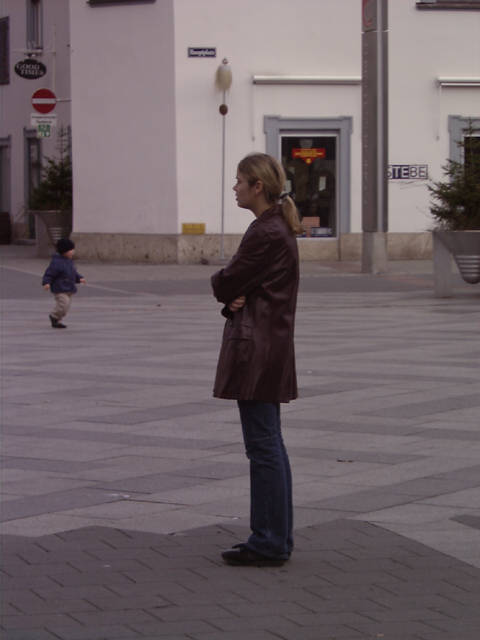
#> input picture pedestrian/pedestrianDet/images/person_010.bmp, 480 x 640 px; its folder holds only this picture in this run
$ python detect1.py --images ../pedestrianDet/images
#> lines starting #> are read from the running program, lines starting #| are printed output that depends on the picture
# -*- coding: utf-8 -*-
"""
Link:
https://www.pyimagesearch.com/2015/11/09/pedestrian-detection-opencv/#
pip install imutils

Description:
Opens images and detects pedestrians in each and corrects for false positives
Displays before and after correction, prints box number difference

RUN:
python detect1.py --images /home/antz/0_samples/pedestrian/pedestrianDet
"""


# import the necessary packages
from __future__ import print_function
from imutils.object_detection import non_max_suppression
from imutils import paths
import numpy as nps
import argparse
import imutils
import cv2

def main():
	# construct the argument parse and parse the arguments
	ap = argparse.ArgumentParser()
	ap.add_argument("-i", "--images", required=True, help="path to images directory")
	args = vars(ap.parse_args())

	# initialize the HOG descriptor/person detector
	hog = cv2.HOGDescriptor()
	hog.setSVMDetector(cv2.HOGDescriptor_getDefaultPeopleDetector())

	# loop over the image paths
	imagePaths = list(paths.list_images(args["images"]))

	for imagePath in imagePaths:
		# load the image and resize it to (1) reduce detection time
		# and (2) improve detection accuracy
		image = cv2.imread(imagePath)
#> image is the input picture: shape (640, 480, 3); mean B, G, R 103.7, 99.5, 111.5
		image = imutils.resize(image, width=min(400, image.shape[1]))
#> image: shape (533, 400, 3)
		orig = image.copy()

		# detect people in the image
		(rects, weights) = hog.detectMultiScale(image, winStride=(4, 4),
			padding=(8, 8), scale=1.05)
#> rects = [[18, 168, 66, 133], [138, 149, 162, 323]]; weights = [0.528, 2.72]

		# draw the original bounding boxes
		for (x, y, w, h) in rects:
			cv2.rectangle(orig, (x, y), (x + w, y + h), (0, 0, 255), 2)
#> this loop made 2 passes
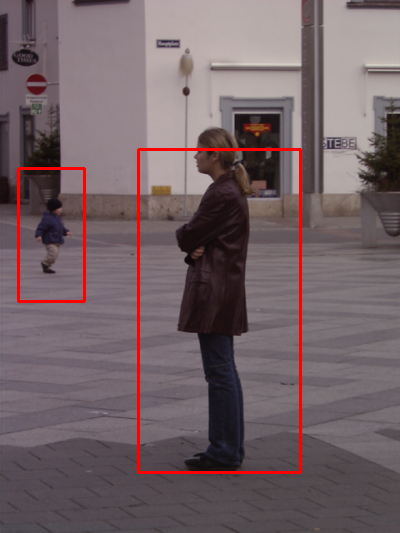
#> orig: shape (533, 400, 3); mean B, G, R 101.8, 97.6, 114.3

		# apply non-maxima suppression to the bounding boxes using a
		# fairly large overlap threshold to try to maintain overlapping
		# boxes that are still people
#> (the run stopped early here; a loop or call above may not have finished)

$ run again, on pedestrian/pedestrianDet/images/person_032.bmp
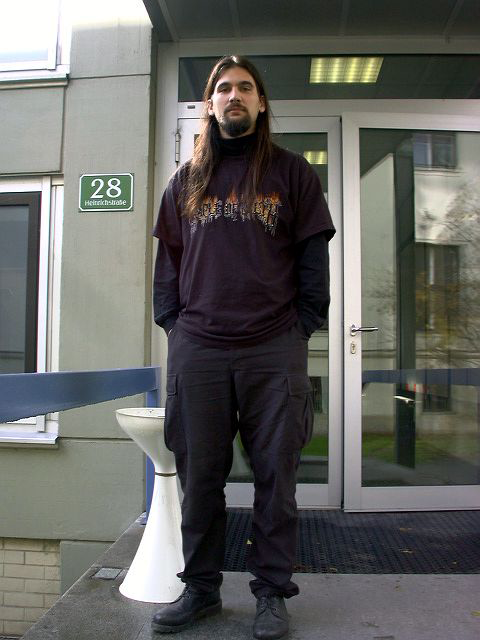
#> input picture pedestrian/pedestrianDet/images/person_032.bmp, 480 x 640 px
#> in main, image is the input picture: shape (640, 480, 3); mean B, G, R 97.5, 100.8, 100.6
#> image: shape (533, 400, 3)
#> rects = [[187, 288, 89, 178], [147, 13, 100, 201], [64, 31, 258, 502]]; weights = [0.67, 0.929, 0.392]
#> the loop in main, `for (x, y, w, h) in rects:` made 3 passes
#> after the loop in main, `for (x, y, w, h) in rects:`:
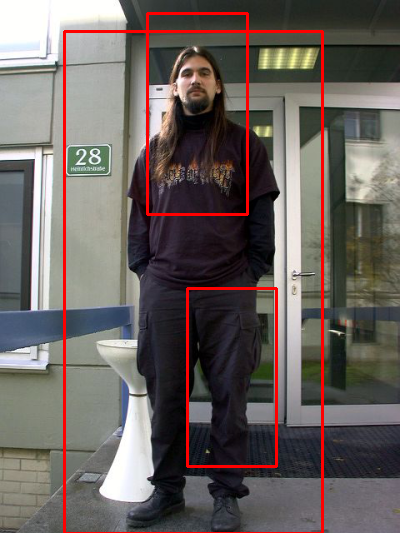
#> orig: shape (533, 400, 3); mean B, G, R 94.4, 97.6, 106.3

$ run again, on pedestrian/pedestrianDet/images/person_033.bmp
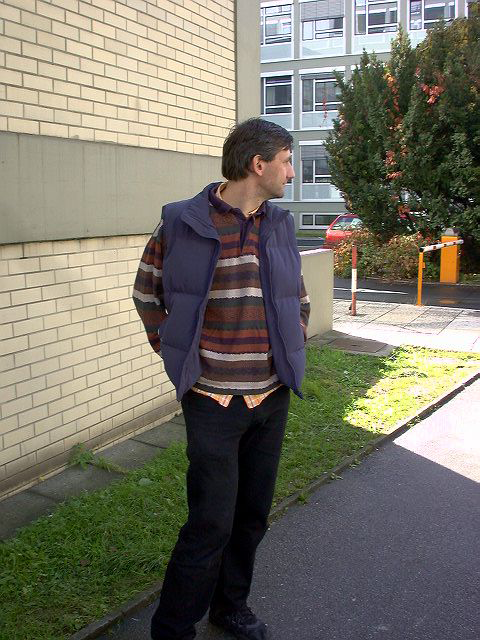
#> input picture pedestrian/pedestrianDet/images/person_033.bmp, 480 x 640 px
#> in main, image is the input picture: shape (640, 480, 3); mean B, G, R 104.3, 117.4, 120.1
#> image: shape (533, 400, 3)
#> rects = [[100, 145, 109, 218], [78, 42, 251, 491]]; weights = [0.161, 0.514]
#> the loop in main, `for (x, y, w, h) in rects:` made 2 passes
#> after the loop in main, `for (x, y, w, h) in rects:`:
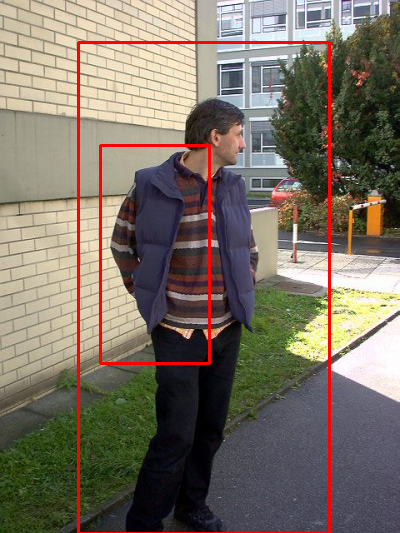
#> orig: shape (533, 400, 3); mean B, G, R 101.1, 113.7, 123.3

$ run again, on pedestrian/pedestrianDet/images/person_044.bmp
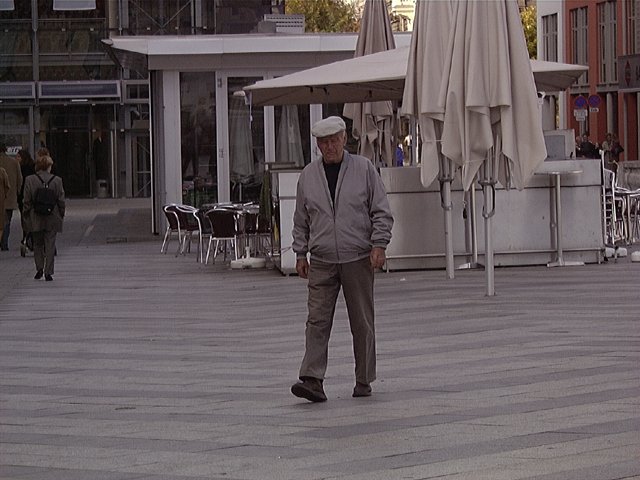
#> input picture pedestrian/pedestrianDet/images/person_044.bmp, 640 x 480 px
#> in main, image is the input picture: shape (480, 640, 3); mean B, G, R 91.8, 89.5, 99.1
#> image: shape (300, 400, 3)
#> rects = [[0, 70, 62, 137], [157, 56, 112, 223]]; weights = [1.69, 3.48]
#> the loop in main, `for (x, y, w, h) in rects:` made 2 passes
#> after the loop in main, `for (x, y, w, h) in rects:`:
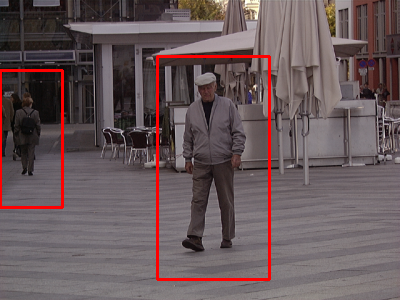
#> orig: shape (300, 400, 3); mean B, G, R 89.8, 87.4, 103.4

$ run again, on pedestrian/pedestrianDet/images/person_011.bmp
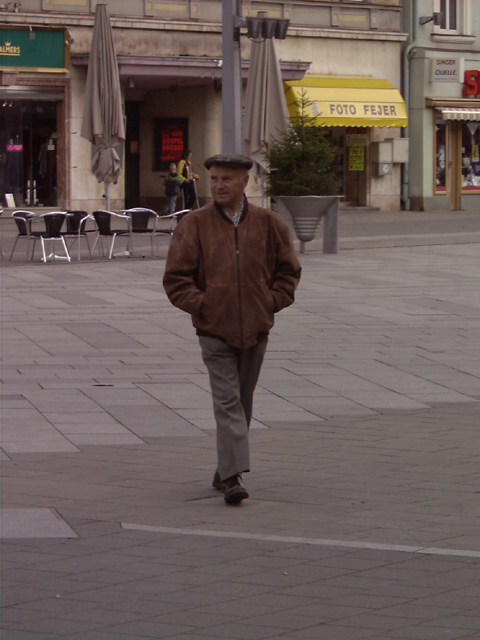
#> input picture pedestrian/pedestrianDet/images/person_011.bmp, 480 x 640 px
#> in main, image is the input picture: shape (640, 480, 3); mean B, G, R 89.8, 93.3, 107
#> image: shape (533, 400, 3)
#> rects = [[112, 113, 170, 339]]; weights = [3.77]
#> the loop in main, `for (x, y, w, h) in rects:` made 1 pass
#> after the loop in main, `for (x, y, w, h) in rects:`:
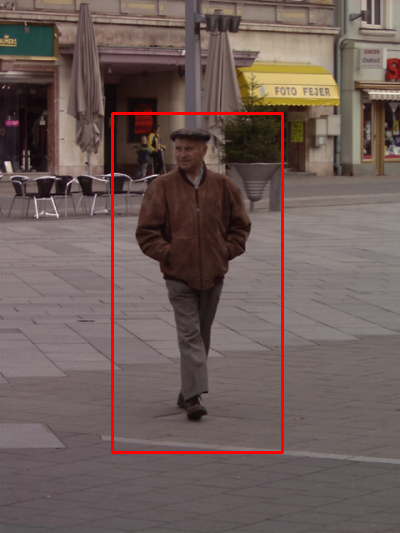
#> orig: shape (533, 400, 3); mean B, G, R 88.6, 92.1, 109.3
